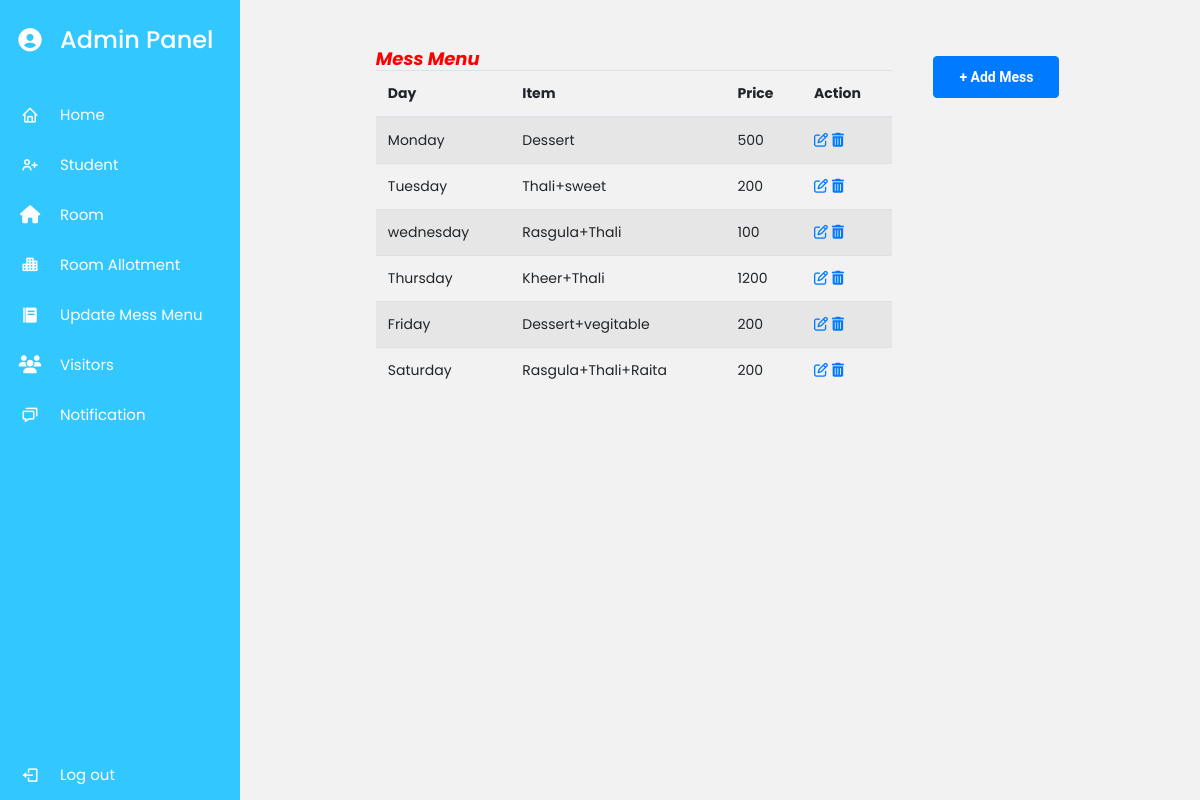
Page /mess/ (signed in) on the earlier database version.
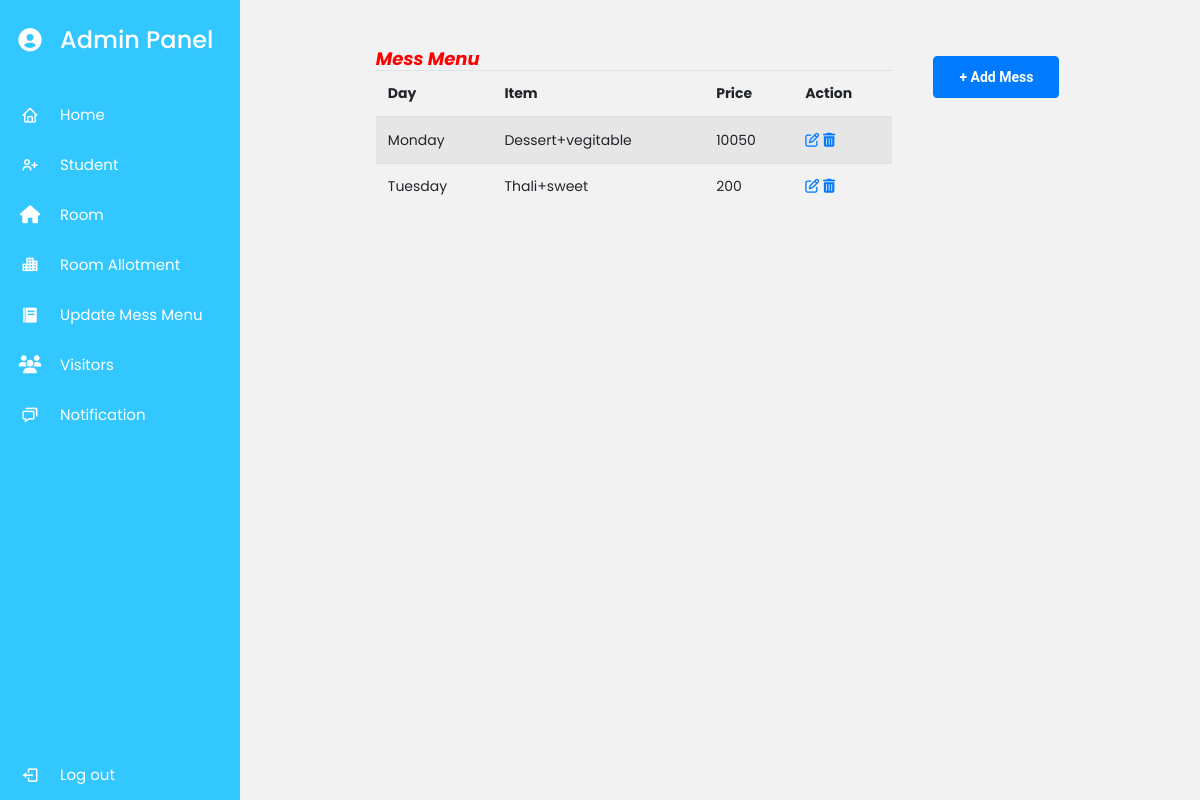
Same page on the later database version.
### myapp/models.py (models this page shows, shortened)
class Mess(models.Model):
    day=models.CharField(max_length=20)
    item=models.CharField(max_length=20)
    price=models.IntegerField()
    created_at=models.DateTimeField(auto_now_add=True)
    update_at=models.DateTimeField(auto_now=True)

### myapp/views.py (the view)
# urls.py: path('mess/',views.mess,name='mess'),
def mess(request):
    if request.user.is_superuser:
        mess_data = Mess.objects.all()
        return render(request, 'mess.html', {'mess': mess_data})
    else:
        return redirect("Home")

### myapp/templates/mess.html (shortened to what this page needs)
{% extends 'admindash.html' %}
{% load static %}
{% block content %}
<div class="col-lg-8">
<div class="row justify-content-around ml-8 mt-5">
  <div class="col-lg-8">
    <a href="/addmess/" class='btn btn-primary my-2  float-end' style="    position: absolute;
    margin-left: 102%;">+ Add Mess</a>
<table class="table table-striped ">
  <h4 style="color: red;"><i><strong>Mess Menu</strong><i></h4>
  <thead>
    <tr>
      <th scope="col">Day</th>
      <th scope="col">Item</th>
      <th scope="col">Price</th>
      <th scope="col">Action</th>
    </tr>
  </thead>
  {% if mess %}
  <tbody>
    {% for i in mess %}
    <tr>
      <td>{{i.day}}</td>
      <td>{{i.item}}</td>
      <td>{{i.price}}</td>
      <td>
        <a href="{% url 'messedit' i.id %}"><i class="fa fa-pencil-square-o" aria-hidden="true"></i></a>
        <a href="/messdelete/{{i.id}}"><i class="fa fa-trash" aria-hidden="true"></i></a>
      </td>
    </tr>
    {% endfor %}
  </tbody>
  {% endif %}
</table>
</div>
</div>
</div>
{% endblock content %}

Differences in the rows shown:
removed Mess: day "wednesday", item "Rasgula+Thali", price "100"
removed Mess: day "Thursday", item "Kheer+Thali", price "1200"
removed Mess: day "Friday", item "Dessert+vegitable", price "200"
removed Mess: day "Saturday", item "Rasgula+Thali+Raita", price "200"
changed Mess "Monday": item "Dessert" → "Dessert+vegitable"; price "500" → "10050"
